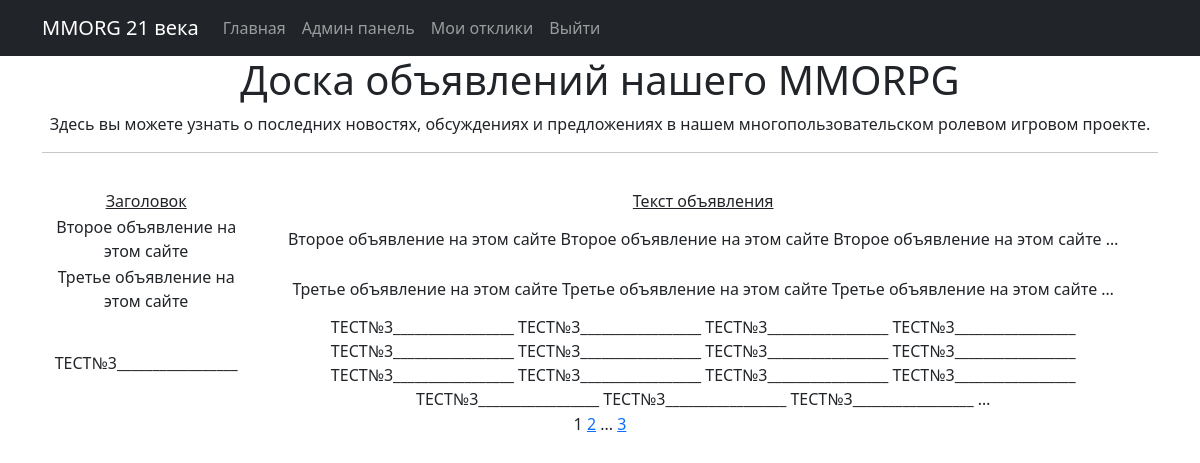
The app's page / (signed in), older data.
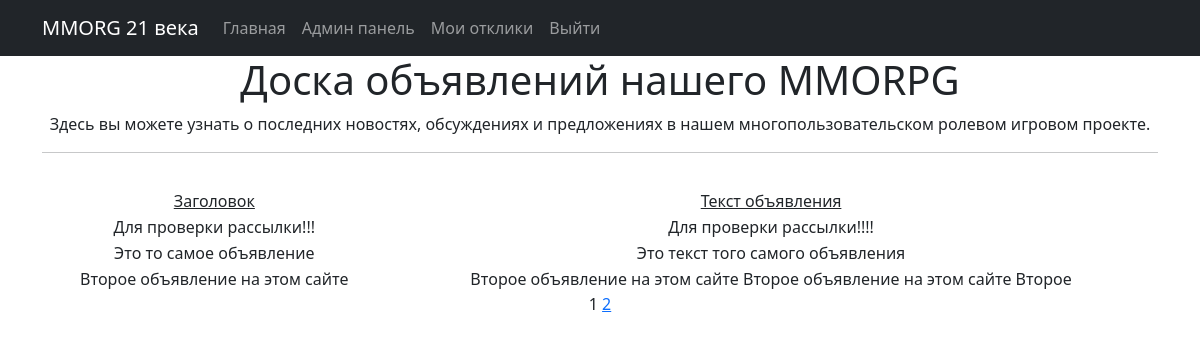
The same page, newer data.
### board/models.py (models this page shows, shortened)
class Message(models.Model):
    author = models.ForeignKey(Author, on_delete=models.CASCADE, blank=True)
    date = models.DateTimeField(auto_now=True)
    title = models.CharField(max_length=200)
    content = models.TextField()
    message_media = models.FileField(upload_to='media/', blank=True, null=True)
    related_name = 'messages',
    tanks = 'TN'
    hills = 'HL'
    dd = 'DD'
    merchants = 'MR'
    gild_masters = 'GM'
    quest_givers = 'QG'
    blacksmiths = 'BS'
    potions_brewers = 'PB'
    spell_masters = 'SM'
    CATEGORIES = [
        (tanks, 'Танки'),
        (hills, 'Хилы'),
        (dd, 'ДД'),
        (merchants, 'Торговцы'),
        (gild_masters, 'Гилдмастеры'),
        (quest_givers, 'Квестгиверы'),
        (blacksmiths, 'Кузнецы'),
        (potions_brewers, 'Зельевары'),
        (spell_masters, 'Мастера заклинаний'),
    ]
    category = models.CharField(max_length=2, choices=CATEGORIES, default=tanks)

### board/views.py (the view)
# urls.py: path('', MessageList.as_view(), name='message_list'),
class MessageList(LoginRequiredMixin, ListView):
    model = Message
    ordering = 'date'
    template_name = 'board_message.html'
    context_object_name = 'messages'
    paginate_by = 3

### templates/board_message.html (shortened to what this page needs)
{% extends 'flatpages/default.html' %}
{% block content %}
<h1>Доска объявлений нашего MMORPG</h1>
<p>Здесь вы можете узнать о последних новостях, обсуждениях и предложениях в нашем многопользовательском ролевом игровом проекте.</p>
<hr>
    {% if messages %}
    <table width="100%" style="margin-top: 35px">
            <tr>
                <td><u>Заголовок</u></td>
                <td><u>Текст объявления</u></td>
            </tr>
    {% for message in messages %}
            <tr>
                <td>{{ message.title|truncatewords:5}}</td>
                <td>{{ message.content|truncatewords:15}}</td>
                   <td>
                </td>
            </tr>
    {% endfor %}
        </table>
    {% else %}
       <h2>Объявлений нет!</h2>
    {% endif %}
   {{ page_obj.number }}
   {% if page_obj.has_next %}
       <a href="?page={{ page_obj.next_page_number }}">{{ page_obj.next_page_number }}</a>
       {% if paginator.num_pages != page_obj.next_page_number %}
           ...
           <a href="?page={{ page_obj.paginator.num_pages }}">{{ page_obj.paginator.num_pages }}</a>
       {% endif %}
   {% endif %}
{% endblock content %}

Row changes from the older to the newer data that the page shows:
removed Message: title "Третье объявление на этом сайте", content "Третье объявление на этом сайте Третье объявление на этом сайте Третье объявление на этом сайте …"
removed Message: title "ТЕСТ№3_________________", content "ТЕСТ№3_________________ ТЕСТ№3_________________ ТЕСТ№3_________________ ТЕСТ№3_________________ ТЕСТ№3_________________ ТЕСТ№3_________________ ТЕСТ№3_________________ ТЕСТ№3_________________ ТЕСТ№3_________________ ТЕСТ№3_________________ ТЕСТ№3_________________ ТЕСТ№3_________________ ТЕСТ№3_________________ ТЕСТ№3_________________ ТЕСТ№3_________________ …"
now on this page (row edited): Message: title "Для проверки рассылки!!!", content "Для проверки рассылки!!!!"
now on this page (row edited): Message: title "Это то самое объявление", content "Это текст того самого объявления"
changed Message "Второе объявление на этом сайте": content "Второе объявление на этом сайте Второе объявление на этом сайте Второе объявление на этом сайте …" → "Второе объявление на этом сайте Второе объявление на этом сайте Второе"
Text that changed along with them:
{{ page_obj.paginator.num_pages }}: "3" → (not shown)
